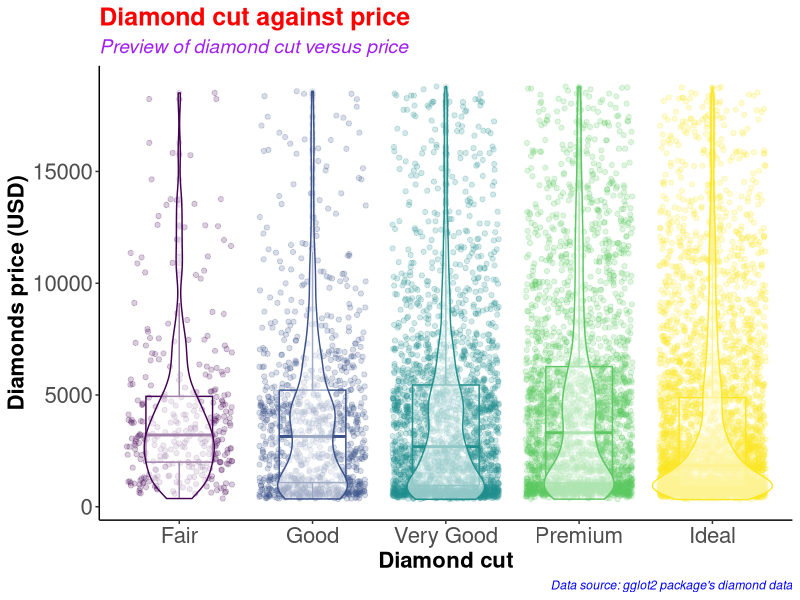
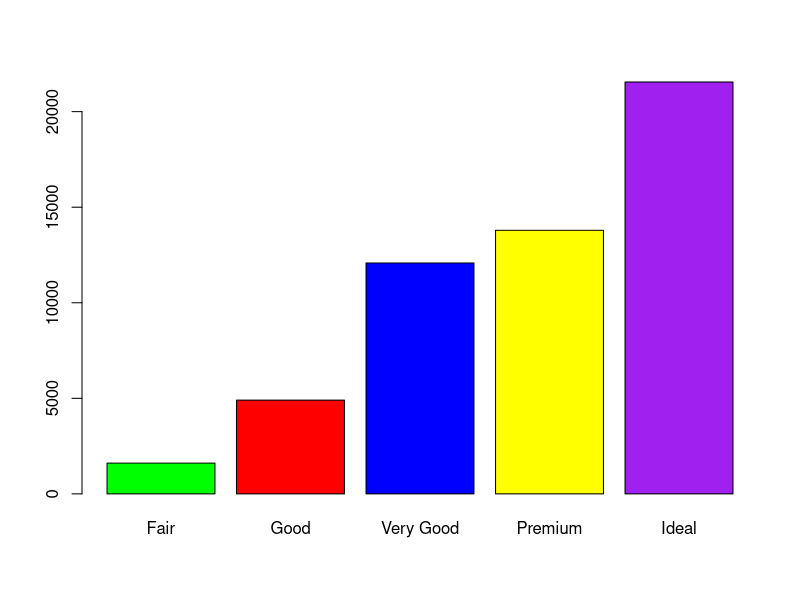
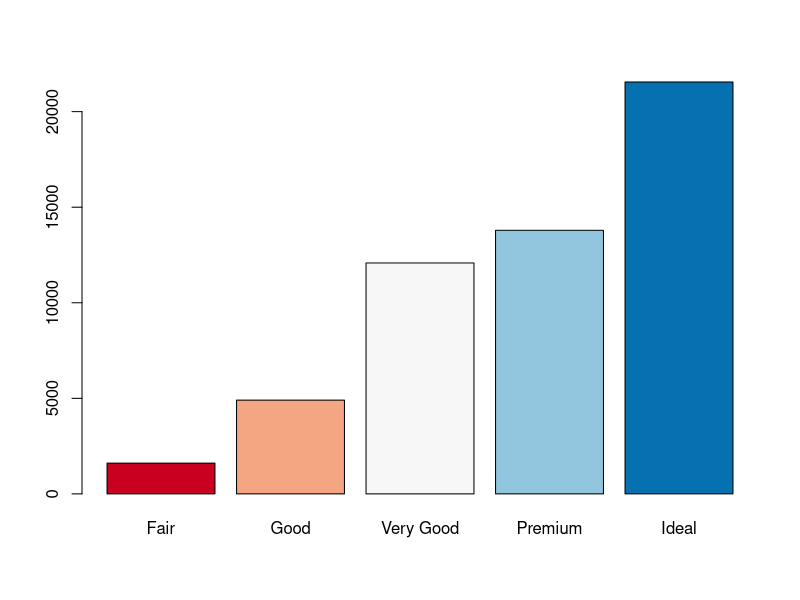
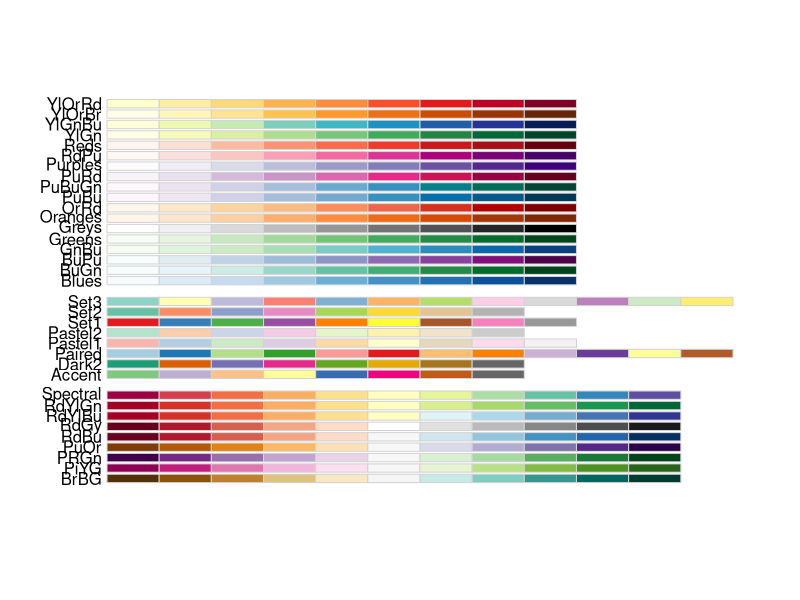
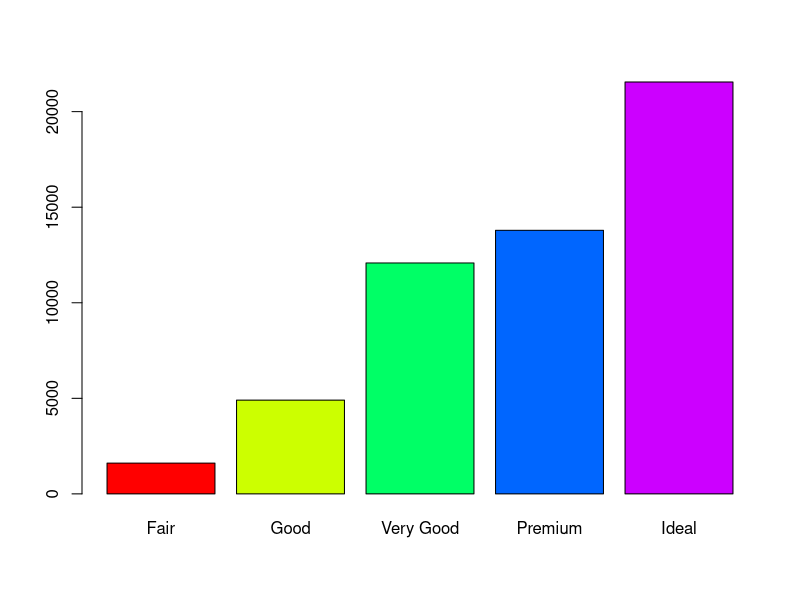
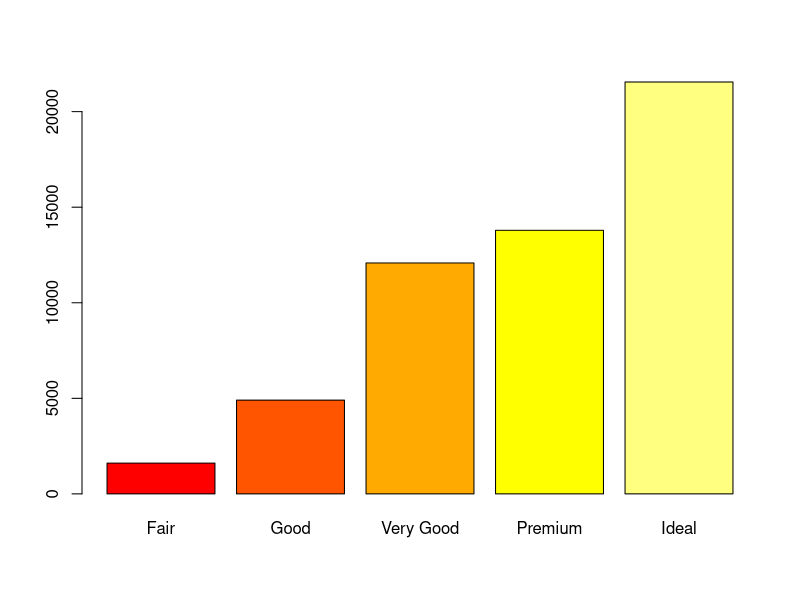
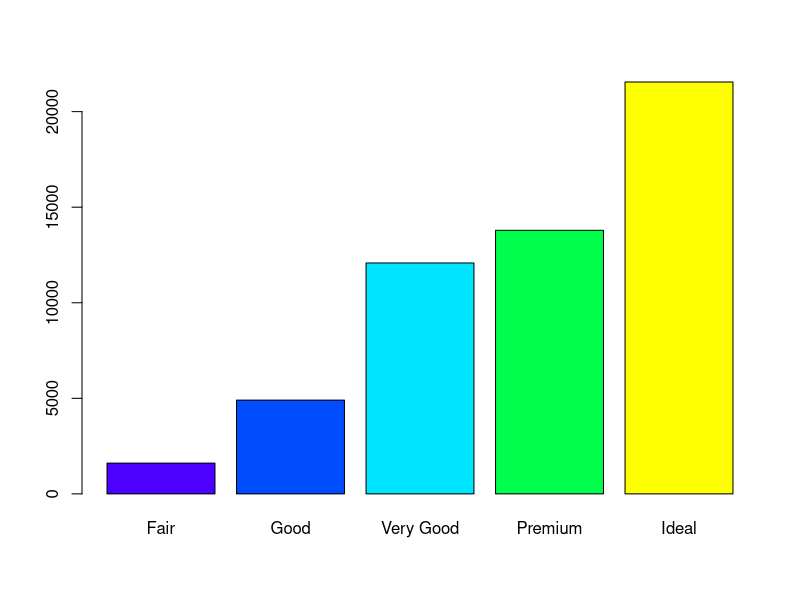
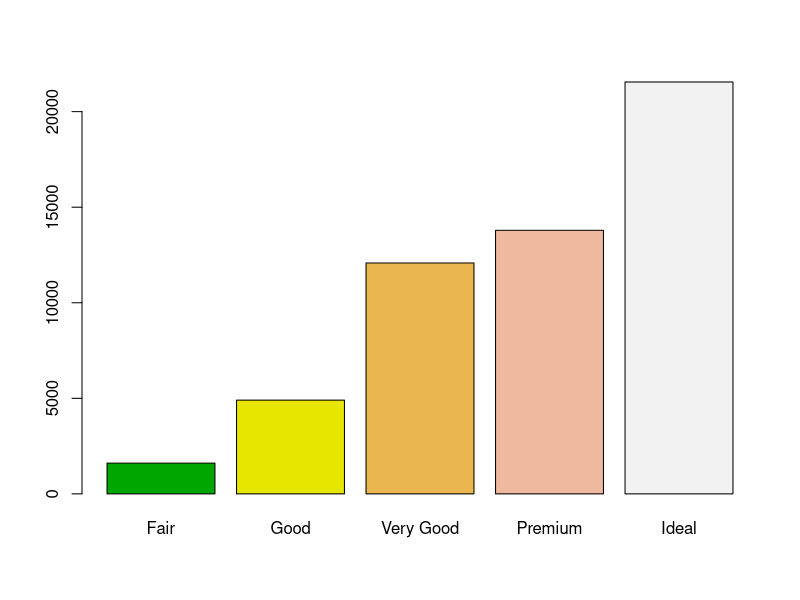

Write R code to recreate these figures, in order.
#########################################
# Name: Wyclife Agumba Oluoch           #   
# E-mail: wyclifeoluoch@gmail.com       #
# GitHub: https://github.com/Wycology   #
# Task: Boxplot and violin plots in one #
# Date: 4th Jan 2021                    #
# Last edited: 22nd July 2021           #
#########################################

# Loading the necessary libraries for the project

base::library(tidyverse) # This is for data wrangling and plotting.
base::library(RColorBrewer) # This is for generating color pallets for the plots.

diamonds_df <- diamonds # Saving the diamonds data-set to a new object in R.

utils::head(diamonds) # Checking the variables in the data-set for subsequent analyses
base::nrow(diamonds) # Checking for the number of rows in the data. 53940 observations
base::ncol(diamonds) # Checking the number of variables in the data-set. 10 variables

diamonds_df %>% # Picking the diamonds data, and then
  dplyr::slice_sample(n = 0.2*(nrow(diamonds))) %>% # Picking a portion of the data-set
  ggplot2::ggplot(ggplot2::aes(x = cut, y = price, color = cut)) + # Adding the mapping variables
  ggplot2::geom_point(position = "jitter", alpha = 0.2) + # Adding jitter and alpha
  ggplot2::geom_boxplot(alpha = 0.1, width = 0.5) + # Modifying dimensions of the boxplot 
  ggplot2::geom_violin(alpha = 0.5) + # Adding violin plot on top of the box and jitter
  ggplot2::theme_classic() + # Adding my preferred theme for publication.
  ggplot2::theme(legend.position = "none") + # Removing the legend; it is on the x-axis
  ggplot2::labs(x = "Diamond cut", # Labels the x-axis.
       y = "Diamonds price (USD)", # Labeling the y-axis
       title = "Diamond cut against price", # Setting tibble of the plot
       subtitle = "Preview of diamond cut versus price", # Descriptive title beneath TITLE
       caption = "Data source: gglot2 package's diamond data") +
  ggplot2::theme(axis.text = element_text(size=16), # Size of labels on tick-marks
        axis.title = element_text(size=16,face="bold")) + # Size of axis labels
  theme(plot.title = element_text(color = 'red', size = 18, face = 'bold'),
        plot.subtitle = element_text(color = 'purple', size = 14, face = 'italic'),
        plot.caption = element_text(color = 'blue', face = 'italic'))

diamonds %>% # Picking the diamonds data, and then
  filter(cut == 'Very Good') %>% # Picking the very good cut 
  nrow() # counting the number of rows with very good cut

diamonds %>% 
  select(cut) %>% 
  table() %>% 
  barplot(col = c('green', 'red', 'blue', 'yellow', 'purple'))

# Instead of specifying the colors, we can simply use the color brewer panel 

diamonds %>% 
  select(cut) %>% 
  table() %>% 
  barplot(col = brewer.pal(n = 5, name = "RdBu"))
# To display more brewer colors options to use, run the following function:

display.brewer.all()

# Can also use rainbow colors

diamonds %>% 
  select(cut) %>% 
  table() %>% 
  barplot(col = rainbow(5))

# Can also use heat.colors
diamonds %>% 
  select(cut) %>% 
  table() %>% 
  barplot(col = heat.colors(5))

# Can also use topographic colors

diamonds %>% 
  select(cut) %>% 
  table() %>% 
  barplot(col = topo.colors(5))

# Can also use terrain colors for the plot
diamonds %>% 
  select(cut) %>% 
  table() %>% 
  barplot(col = terrain.colors(5))

# Can also use cm.colors
diamonds %>% 
  select(cut) %>% 
  table() %>% 
  barplot(col = cm.colors(5)) 

# That is awesome. Good for the day.
